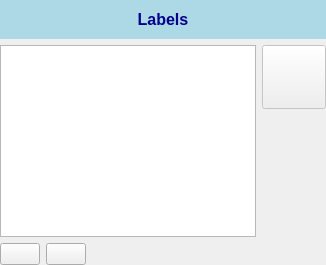
     <widget class="QWidget" name="stackedWidgetPage3">
      <layout class="QVBoxLayout" name="verticalLayout_3">
       <property name="leftMargin">
        <number>0</number>
       </property>
       <property name="topMargin">
        <number>0</number>
       </property>
       <property name="rightMargin">
        <number>0</number>
       </property>
       <property name="bottomMargin">
        <number>0</number>
       </property>
       <item>
        <widget class="QLabel" name="lblTitleLabels">
         <property name="sizePolicy">
          <sizepolicy hsizetype="Preferred" vsizetype="Fixed">
           <horstretch>0</horstretch>
           <verstretch>0</verstretch>
          </sizepolicy>
         </property>
         <property name="styleSheet">
          <string notr="true">background-color:lightBlue;
border:none;
padding:10px;
color:darkBlue;
font-size:16px;
font-weight:bold;
text-align:center;</string>
         </property>
         <property name="text">
          <string>Labels</string>
         </property>
         <property name="alignment">
          <set>Qt::AlignCenter</set>
         </property>
        </widget>
       </item>
       <item>
        <layout class="QHBoxLayout" name="horizontalLayout_2">
         <item>
          <widget class="QListView" name="lstLabels"/>
         </item>
         <item>
          <layout class="QVBoxLayout" name="verticalLayout_2">
           <item>
            <widget class="QPushButton" name="btnLabelColor">
             <property name="enabled">
              <bool>false</bool>
             </property>
             <property name="sizePolicy">
              <sizepolicy hsizetype="Fixed" vsizetype="Fixed">
               <horstretch>0</horstretch>
               <verstretch>0</verstretch>
              </sizepolicy>
             </property>
             <property name="minimumSize">
              <size>
               <width>64</width>
               <height>64</height>
              </size>
             </property>
             <property name="maximumSize">
              <size>
               <width>64</width>
               <height>64</height>
              </size>
             </property>
             <property name="text">
              <string/>
             </property>
             <property name="iconSize">
              <size>
               <width>64</width>
               <height>64</height>
              </size>
             </property>
             <property name="shortcut">
              <string>Ctrl+S</string>
             </property>
            </widget>
           </item>
           <item>
            <spacer name="verticalSpacer">
             <property name="orientation">
              <enum>Qt::Vertical</enum>
             </property>
             <property name="sizeHint" stdset="0">
              <size>
               <width>20</width>
               <height>40</height>
              </size>
             </property>
            </spacer>
           </item>
          </layout>
         </item>
        </layout>
       </item>
       <item>
        <layout class="QHBoxLayout" name="horizontalLayout">
         <item>
          <widget class="QPushButton" name="btnLabelAdd">
           <property name="text">
            <string/>
           </property>
           <property name="icon">
            <iconset theme="list-add">
             <normaloff>../../../snowflaQe/src/ui</normaloff>../../../snowflaQe/src/ui</iconset>
           </property>
          </widget>
         </item>
         <item>
          <widget class="QPushButton" name="btnLabelRemove">
           <property name="text">
            <string/>
           </property>
           <property name="icon">
            <iconset theme="list-remove">
             <normaloff>../../../snowflaQe/src/ui</normaloff>../../../snowflaQe/src/ui</iconset>
           </property>
          </widget>
         </item>
         <item>
          <spacer name="horizontalSpacer">
           <property name="orientation">
            <enum>Qt::Horizontal</enum>
           </property>
           <property name="sizeHint" stdset="0">
            <size>
             <width>40</width>
             <height>20</height>
            </size>
           </property>
          </spacer>
         </item>
        </layout>
       </item>
      </layout>
     </widget>
